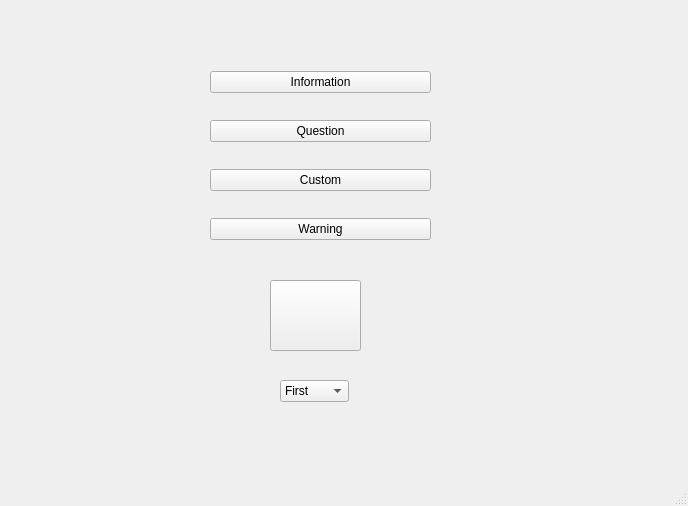
<?xml version="1.0" encoding="UTF-8"?>
<ui version="4.0">
 <class>saiprakash</class>
 <widget class="QMainWindow" name="saiprakash">
  <property name="geometry">
   <rect>
    <x>0</x>
    <y>0</y>
    <width>688</width>
    <height>506</height>
   </rect>
  </property>
  <property name="windowTitle">
   <string>saiprakash</string>
  </property>
  <widget class="QWidget" name="centralwidget">
   <widget class="QComboBox" name="comboBox">
    <property name="geometry">
     <rect>
      <x>280</x>
      <y>380</y>
      <width>69</width>
      <height>22</height>
     </rect>
    </property>
    <item>
     <property name="text">
      <string>First</string>
     </property>
    </item>
    <item>
     <property name="text">
      <string>Second</string>
     </property>
    </item>
    <item>
     <property name="text">
      <string>Third</string>
     </property>
    </item>
   </widget>
   <widget class="QPushButton" name="pushButton_5">
    <property name="geometry">
     <rect>
      <x>270</x>
      <y>280</y>
      <width>91</width>
      <height>71</height>
     </rect>
    </property>
    <property name="text">
     <string/>
    </property>
   </widget>
   <widget class="QWidget" name="">
    <property name="geometry">
     <rect>
      <x>210</x>
      <y>50</y>
      <width>221</width>
      <height>211</height>
     </rect>
    </property>
    <layout class="QVBoxLayout" name="verticalLayout">
     <item>
      <widget class="QPushButton" name="pushButton">
       <property name="text">
        <string>Information</string>
       </property>
      </widget>
     </item>
     <item>
      <widget class="QPushButton" name="pushButton_2">
       <property name="text">
        <string>Question</string>
       </property>
      </widget>
     </item>
     <item>
      <widget class="QPushButton" name="pushButton_3">
       <property name="text">
        <string>Custom</string>
       </property>
      </widget>
     </item>
     <item>
      <widget class="QPushButton" name="pushButton_4">
       <property name="text">
        <string>Warning</string>
       </property>
      </widget>
     </item>
    </layout>
   </widget>
  </widget>
  <widget class="QMenuBar" name="menubar">
   <property name="geometry">
    <rect>
     <x>0</x>
     <y>0</y>
     <width>688</width>
     <height>21</height>
    </rect>
   </property>
  </widget>
  <widget class="QStatusBar" name="statusbar"/>
 </widget>
 <resources/>
 <connections/>
</ui>
